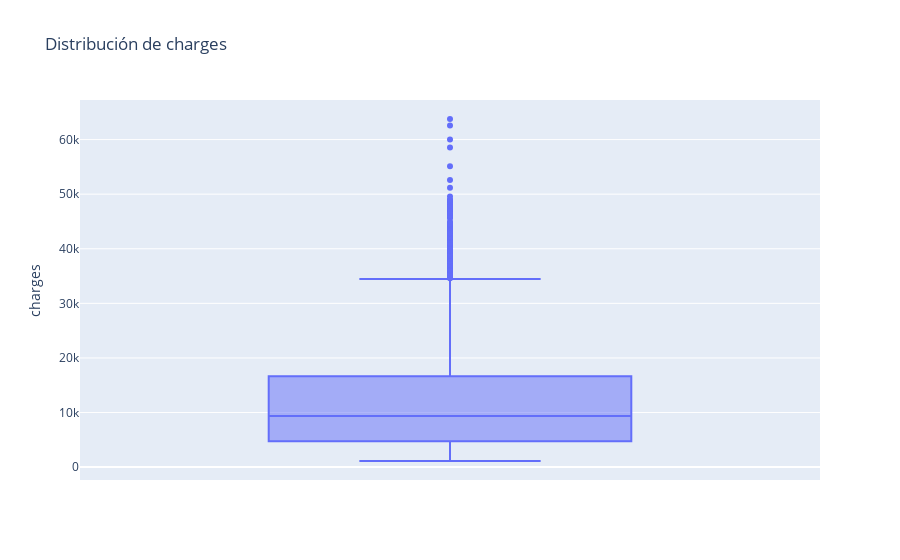

Notebook code cell kept with this figure:
### Code cell
#La distribución indica que hay una concentración de datos entre 25 y 35, o sea que la mayoría
#de personas está en ese conjunto.
#El valor más frecuente está alrededor de 28. Tengo valores raros que son por encima de 45 y por debajo
#de 20 que indican personas o muy flacas o con sobrepeso.
import plotly.express as px

fig = px.box(df, y = 'charges', title='Distribución de charges')
fig.show()

### Figure 1 — Plotly figure (JSON) as saved in the notebook; plotly's stock layout.template omitted (floating-point values rounded to 4 significant figures; data arrays with more than 128 entries replaced by an {"elided": "..."} marker saying what was removed)
{"data": [{"alignmentgroup": "True", "hovertemplate": "charges=%{y}<extra></extra>", "legendgroup": "", "marker": {"color": "#636efa"}, "name": "", "notched": false, "offsetgroup": "", "orientation": "v", "showlegend": false, "type": "box", "x0": " ", "xaxis": "x", "y": {"elided": "1338 float values"}, "y0": " ", "yaxis": "y"}], "layout": {"boxmode": "group", "legend": {"tracegroupgap": 0}, "title": {"text": "Distribución de charges"}, "xaxis": {"anchor": "y", "domain": [0, 1]}, "yaxis": {"anchor": "x", "domain": [0, 1], "title": {"text": "charges"}}}}
